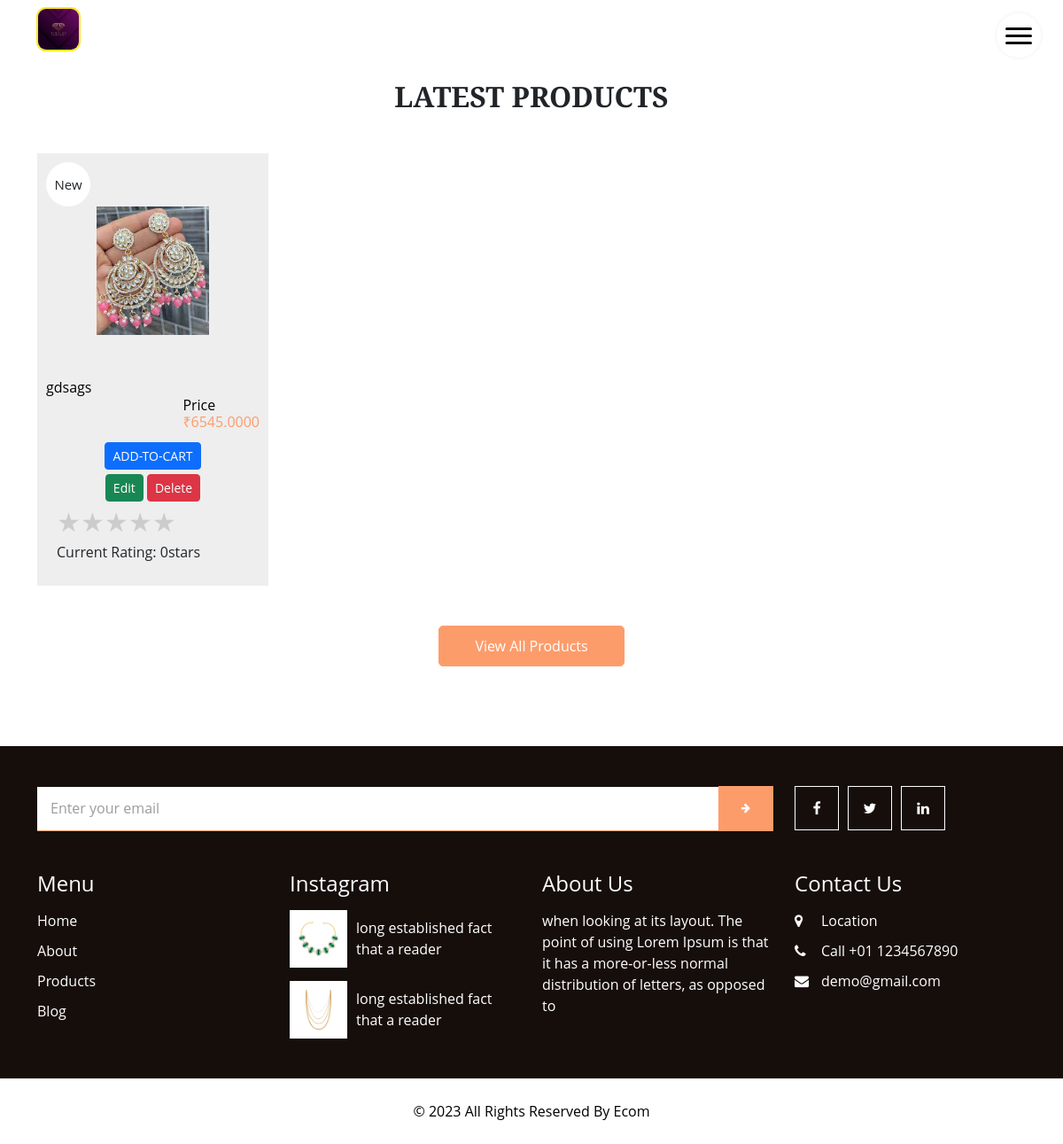
The app's page /products/ (signed in), older data.
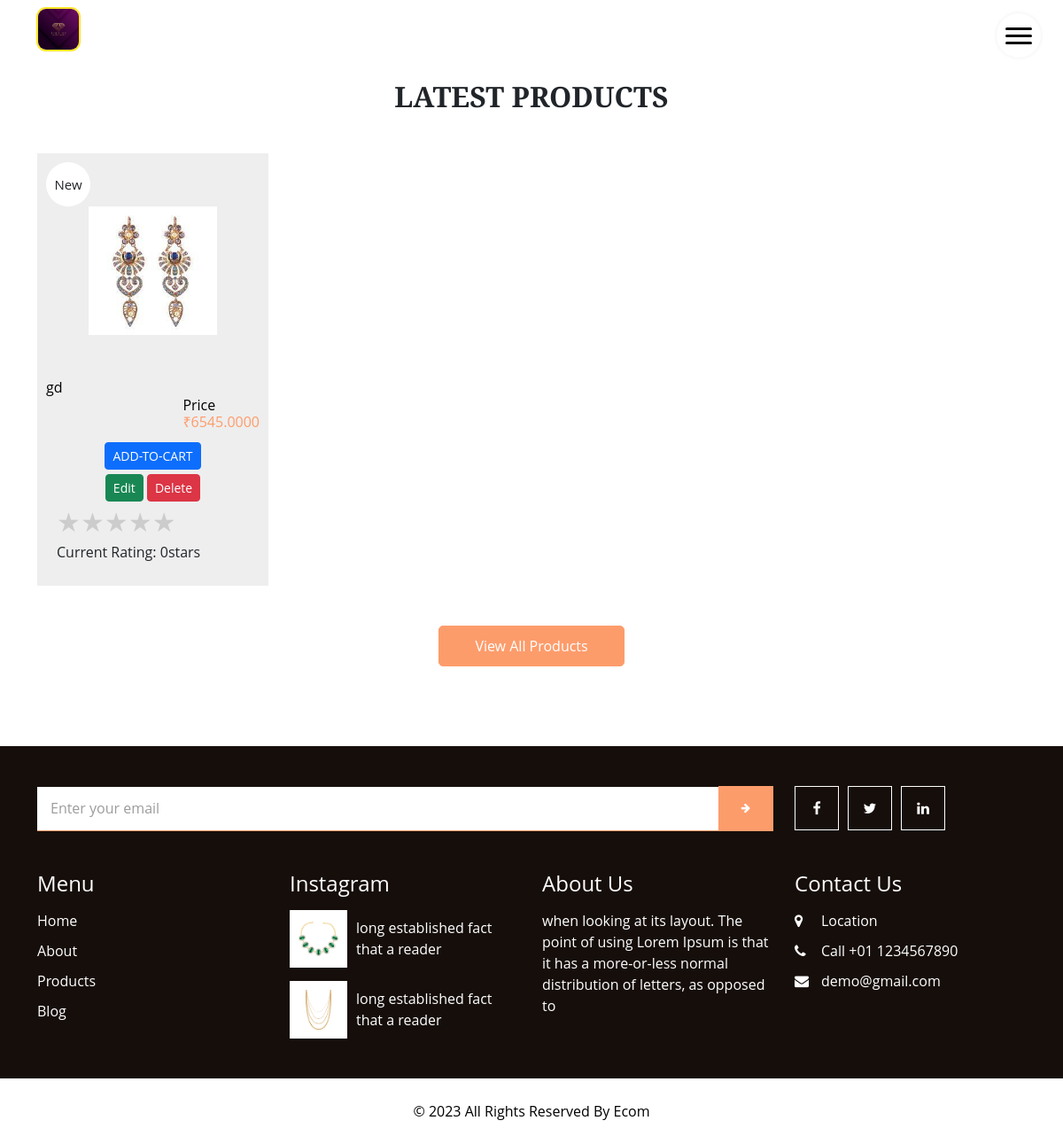
The same page, newer data.
### shop/models.py (models this page shows)
class productmodel(models.Model):
    Title= models.CharField(max_length=225,name='TITLE',null=False)
    Description=models.TextField(max_length=500,name='DESCRIPTION',null=True)
    Price=models.DecimalField(name="PRICE",null=False,decimal_places=4,max_digits=25)
    Rating=models.IntegerField(name='RATINGS',default=0)
    imagepath=models.ImageField(name="IMAGE",upload_to='product_images/', null=True)
    Product_Category=models.CharField(name="PRODUCT_CATEGORY",max_length=500, null=True)

### products/views.py (the view)
# urls.py: path('products/',shop,name="shop"),
@login_required(login_url="login")
def shop(request):
    product=productmodel.objects.all()
    return render(request,"shop.html",context={"products":product})

### templates/shop.html (shortened to what this page needs)
{% extends 'base.html' %}
{%load static%}
{%block content %}
  <section class="shop_section layout_padding">
    <div class="container">
      <div class="heading_container heading_center">
        <h2>
          Latest Products
        </h2>
      </div>
      <div class="row">
        {%for product in products%}
        <div class="col-sm-6 col-md-4 col-lg-3">
            <div class="box">
            <a href="">
              <div class="img-box">
                <img src= "{{product.IMAGE.url}}" alt="">
              </div>
              <div class="detail-box">
                <h6>
                  {{product.TITLE}}
                </h6>
                  <h6 ><br>
                    Price
                    <span><br>
                     ₹{{product.PRICE}}
                    </span>
                  </h6>
              </div>
              <div id="adddeleteupdate" style="text-align: center;" >
                <div style="padding-top: 5px; padding-bottom:5px">
                  <button type="button" class="btn btn-primary btn-sm"><a style="color: rgb(253, 253, 253);" href="{%url 'edit' product.id %}">ADD-TO-CART </a></button>
                </div>
                  <button type="button" class="btn btn-success btn-sm"><a style="color: rgb(255, 255, 255);" href="{%url 'edit' product.id %}">Edit </a></button>
                  <button type="button"  class="btn btn-danger btn-sm"><a style="color: white;"  href="{%url 'delete' product.id %}">Delete</a></button>
                 </div>
              <div class="container">
                <div class="rating" data-rating="0">
                    <span class="star" data-value="1">&#9733;</span>
                    <span class="star" data-value="2">&#9733;</span>
                    <span class="star" data-value="3">&#9733;</span>
                    <span class="star" data-value="4">&#9733;</span>
                    <span class="star" data-value="5">&#9733;</span>
                </div>
                <p>Current Rating: <span id="currentRating">{{product.RATINGS}}</span>stars</p>
            </div>
              <div class="new">
                <span>
                  New
                </span>
              </div>
            </a>
          </div>
        </div>
        {%endfor%}
      <div class="btn-box">
        <a href="">
          View All Products
        </a>
      </div>
    </div>
  </section>
{%endblock%}

Row changes from the older to the newer data that the page shows:
changed productmodel: IMAGE: a different picture; TITLE "gdsags" → "gd"
